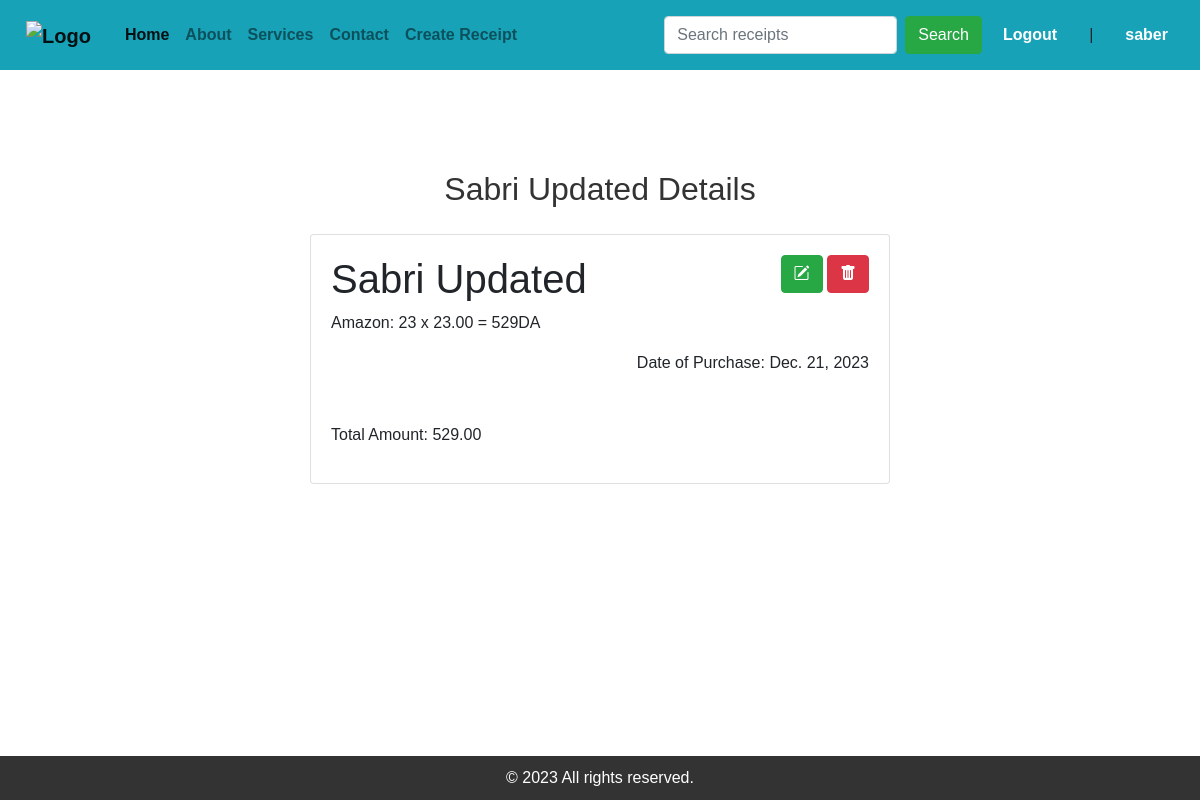
/details/11/ (signed in), run on the app's committed database.
### trackApp/models.py (models this page shows, shortened)
class Recipe(models.Model):
    options = (
        ('Ordered', 'Ordered'),
        ('Shipped', 'Shipped'),
        ('Out of Delivery', 'Out'),
        ('Arriving', 'Arriving'),
        ('Delivered', 'Delivered')
    )
    user = models.ForeignKey(User, on_delete=models.CASCADE)
    store_name = models.CharField(max_length=255)
    date_of_purchase = models.DateField()
    item = models.CharField(max_length=255)
    price = models.DecimalField(max_digits=10, decimal_places=2)
    quantity = models.IntegerField()
    status = models.CharField(max_length=30, choices=options, default='Ordered')
    def calculate_total_amount(self):
        return self.quantity * self.price

### trackApp/views.py (the view)
# urls.py: path('details/<int:pk>/', login_required(views.ReceiptDetail.as_view()), name='details'),
class ReceiptDetail(DetailView):
    model = Recipe
    template_name = 'trackApp/details.html'
    def get_context_data(self, **kwargs):
        context = super().get_context_data(**kwargs)
        return context

### templates/trackApp/details.html
{% extends 'trackApp/base.html' %}
{% block content %}
    <h2 class="text-center my-3">{{ recipe.store_name|title }} Details</h2>
    <div class="detail-div">
        <div class='row card-group'>
            <div class="col-12">
                <div class="card mb-4">
                    <div class="card-body">
                        {% if user.is_authenticated %}
                            {% if user.id == recipe.user.id %}
                                <div class="float-right">
                                    <a href="{% url 'update_receipt' recipe.pk %}" class="btn btn-success">
                                        <i class="bi bi-pencil-square"></i></a>
                                    <a href="{% url 'delete_item' recipe.id %}" class="btn btn-danger">
                                        <i class="bi bi-trash-fill"></i></a>
                                </div>
                            {% endif %}
                        {% endif %}
                        <h1>{{ recipe.store_name|title }}</h1>
                        <p>{{ recipe.item }}:
                            {{ recipe.quantity }} x {{ recipe.price }} =
                            {% widthratio recipe.quantity 1 recipe.price %}DA</p>
                        <p class="float-right">Date of Purchase: {{ recipe.date_of_purchase }}</p>
                        <br>
                        <br>
                        <br>
                        <p>Total Amount: {{ recipe.calculate_total_amount }}</p>
                    </div>
                </div>
            </div>
        </div>
    </div>
{% endblock %}

### templates/trackApp/base.html (shortened to what this page needs)
{% load static %}
{% load crispy_forms_tags %}
<!DOCTYPE html>
<html lang="en">
<head>
    <link rel="stylesheet" href="https://stackpath.bootstrapcdn.com/bootstrap/4.5.2/css/bootstrap.min.css">
    <link rel="stylesheet" href="{% static 'css/styles.css' %}">
    <link rel="stylesheet" href="https://cdn.jsdelivr.net/npm/bootstrap-icons@1.11.2/font/bootstrap-icons.min.css">
</head>
<body>
<nav class="navbar navbar-expand-lg navbar-light bg-info">
    <div class="logo">
        <a class="navbar-brand" href="{% url 'index' %}">
            <img src="{% static 'imgs/trackerlogo.png' %}" alt="Logo" width="50" height="50">
        </a>
    </div>
    <div class="collapse navbar-collapse" id="navbarNav">
        <ul class="navbar-nav">
            <li class="nav-item active">
                <a class="nav-link" href="{% url 'index' %}">Home</a>
            </li>
            <li class="nav-item">
                <a class="nav-link" href="#about">About</a>
            </li>
            <li class="nav-item">
                <a class="nav-link" href="#services">Services</a>
            </li>
            <li class="nav-item">
                <a class="nav-link" href="#contact">Contact</a>
            </li>
            <li class="nav-item">
                {% if user.is_authenticated %}
                    <a class="nav-link" href="{% url 'create_receipt' %}">Create Receipt</a>
                {% endif %}
            </li>
        </ul>
        <form class="form-inline my-2 my-lg-0 ml-auto" method="get" action="{% url 'track_item' %}">
            <input class="form-control my-2 mr-sm-2" type="number" name="search" placeholder="Search receipts"
                   aria-label="Search" min="0" step="1" required>
            <button class="btn btn-success my-2 my-sm-0" type="submit">Search</button>
        </form>
        <div class="login-logout">
            {% if user.is_authenticated %}
                <a href="{% url 'logout_user' %}" class="nav-link">Logout</a>
                <span class="nav-link">|</span>
                <a href="" class="nav-link">{{ user.username }}</a>
            {% else %}
                <i class="fas fa-user"></i>
                <a href="{% url 'login_user' %}" class="nav-link">login</a>
                <span class="nav-link">|</span>
                <a href="{% url 'register_user' %}" class="nav-link">Register</a>
            {% endif %}
        </div>
    </div>
</nav>
{% block content %}
{% endblock %}
<footer>
    &copy; 2023 All rights reserved.
</footer>
</body>
</html>

### static/css/styles.css (style rules this page uses)
body { font-family: 'Arial', sans-serif; margin: 0; padding: 0; box-sizing: border-box; }
nav { background-color: #444; padding: 10px; overflow: hidden; }
nav a { float: left; color: #fff; font-weight: bold; text-align: center; padding: 4px 10px; text-decoration: none; }
footer { background-color: #333; color: #fff; text-align: center; padding: 10px; position: fixed; bottom: 0; width: 100%; }
.logo { float: left; }
.login-logout { float: right; display: flex; align-items: center; }
h2 { text-align: center; color: #333; }
form { display: flex; flex-direction: column; }
input { padding: 10px; margin-bottom: 15px; border: 1px solid #ccc; border-radius: 4px; }
button { background-color: #007bff; color: #fff; padding: 10px; border: none; border-radius: 4px; cursor: pointer; }
a { text-decoration: none; }
.detail-div { margin: auto; width: 50%; padding: 10px; }

### data on the page
Recipe: store_name "Sabri Updated", item "Amazon", quantity "23", price "23.00", quantity+price "529", date_of_purchase "Dec. 21, 2023", calculate_total_amount "529.00"

### other printed values
{{ user.username }} "saber"
